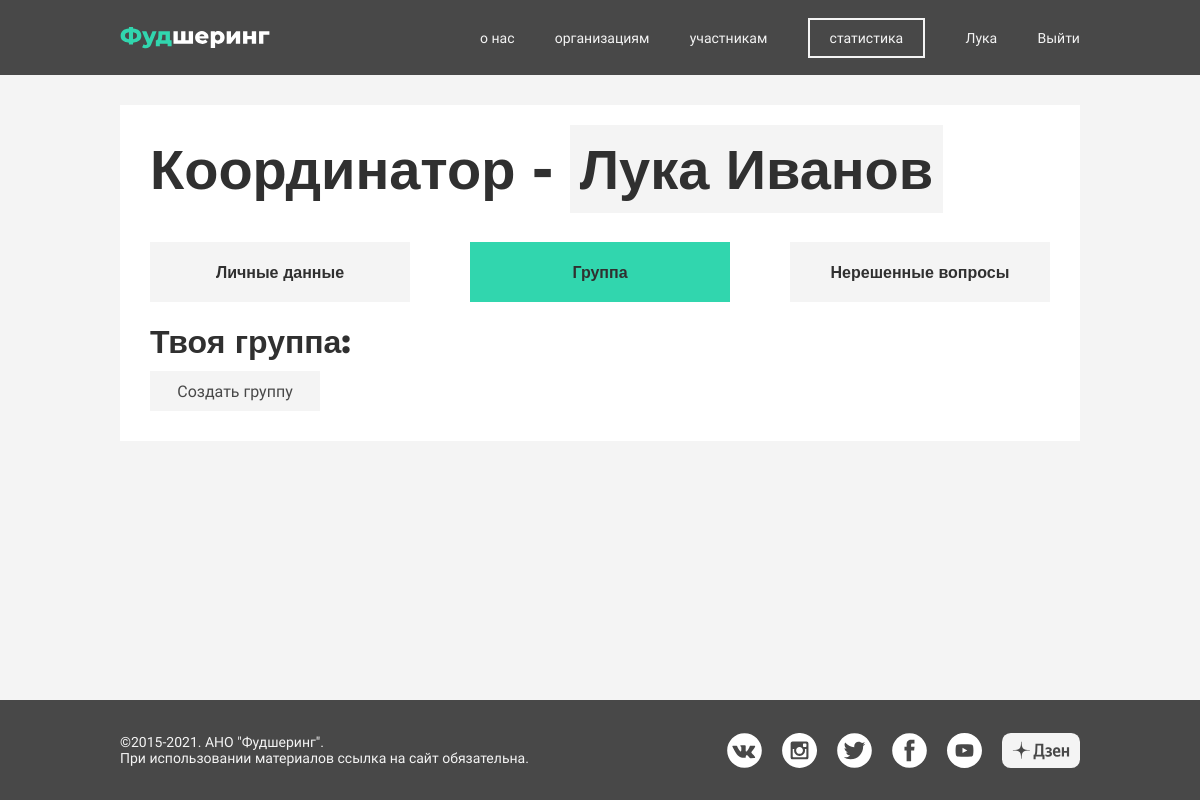
The app's page /cabinet/ (signed in), older data.
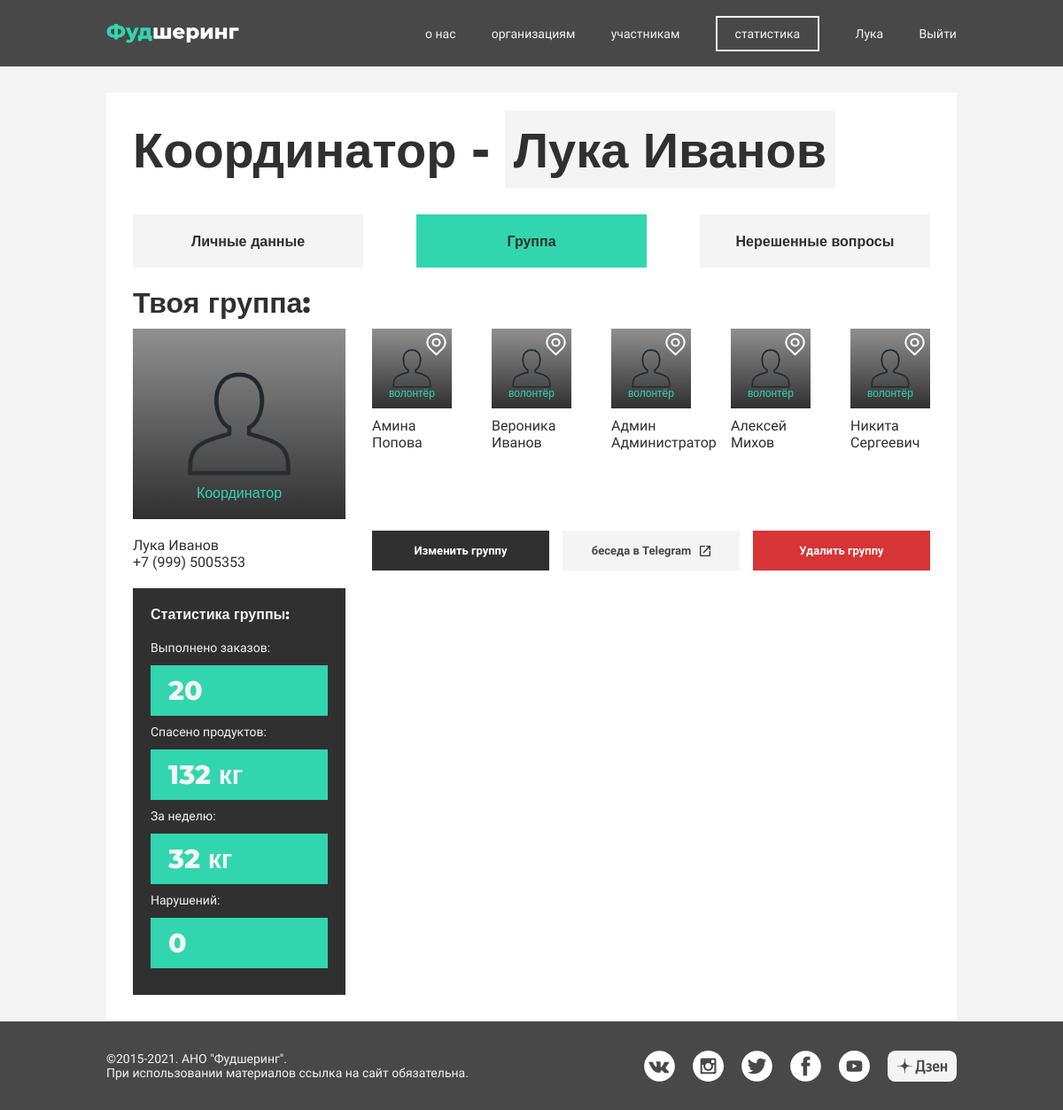
The same page, newer data.
### authapp/models.py (models this page shows, shortened)
class UserProfile(AbstractUser):
    email = models.EmailField(verbose_name='Почта')
    first_name = models.CharField(verbose_name='Имя', max_length=128)
    last_name = models.CharField(verbose_name='Фамилия', max_length=128)
    status = models.CharField(verbose_name='Статус', choices=Status.choices, default=Status.Volunteer, max_length=1)
    confirm = models.BooleanField(verbose_name='Подтверждён', default=False)
    address = models.CharField(verbose_name='Адрес', max_length=128)
    phone_number = models.CharField(max_length=12, verbose_name="Номер телефона")

### mainapp/models.py (models this page shows, shortened)
class Group(models.Model):
    name = models.CharField(verbose_name='название группы', max_length=128)
    users_volonter = models.ManyToManyField(UserProfile)
    user_coordintator = models.ForeignKey(UserProfile, on_delete=models.CASCADE, related_name='coordinator')

### mainapp/views.py (the view, shortened to what this page needs)
# urls.py: path('cabinet/', mainapp.cabinet, name='cabinet'),
def cabinet(request):
    if request.user.status == 'c':
        group = Group.objects.filter(user_coordintator=request.user)
        content = {
            'title': 'Личный кабинет | координатора',
            'group': group,
        }
        return render(request, 'mainapp/lk/coordinator.html', content)
    elif request.user.is_staff:
        content = {
            'title': 'Личный кабинет | Администратор',
        }
        return render(request, 'mainapp/lk/admin.html', content)
    else:
        content = {
            'title': 'Личный кабинет | Ошибка',
        }
        return render(request, 'mainapp/lk/error.html', content)

### mainapp/templates/mainapp/lk/coordinator.html (shortened to what this page needs)
{% extends 'mainapp/layouts/app.html' %}
{% load static %}
{% block content %}
    <div class="frame">
        <div class="content cabinet_frame">
            <div class="md-title h1">Координатор - <span
                    class="marked-text">{{ request.user.first_name }} {{ request.user.last_name }}</span></div>
            <br>
            <div class="cabinet_menu">
                <a href="{% url 'mainapp:profile' %}">
                    <div class="cabinet_menu-item h1"> Личные данные</div>
                </a>
                <div class="cabinet_menu-item h1 active">Группа</div>
                <div class="cabinet_menu-item h1"> Нерешенные вопросы</div>
            </div>
            <div class="cabinet-group">
                <div class="cabinet-group_title sm-title h1">Твоя группа:</div>
                {% for item in group %}
                    <div class="cabinet-group_content">
                        <div class="cabinet-group_content-coord">
                            <div class="cabinet-group_content_coord-image"
                                 style="background:linear-gradient(180deg, rgba(48, 48, 48, 0.5) 0%, #303030 100%), url('{% static 'images/user.png' %}') center no-repeat; background-size: cover">
                                Координатор
                            </div>
                            <div class="cabinet-group_content_coord-info">
                                <div class="cabinet-group_content_coord-name">
                                    {{ item.user_coordintator.first_name }} {{ item.user_coordintator.last_name }}
                                </div>
                                <div class="cabinet-group_content_coord-phone">+7 (999) 5005353</div>
                            </div>
                        </div>
                        <div class="cabinet-group_content-vol">
                            <div class="cabinet-group_voloneurs">
                                {% for volonters in item.users_volonter.all %}
                                    <div class="cabinet-group_voloteur ">
                                        <div class="cabinet-group_voloteur_image sm-text"
                                             style="background:linear-gradient(180deg, rgba(48, 48, 48, 0.5) 0%, #303030 100%), url('{% static 'images/user.png' %}') center no-repeat; background-size: cover">
                                            <div class="icon locate-icon">
                                            </div>
                                            <span>волонтёр</span>
                                        </div>
                                        <div class="cabinet-group_voloteur_info">
                                            {{ volonters.first_name }} {{ volonters.last_name }}
                                        </div>
                                    </div>
                                {% endfor %}
                            </div>
                            <div class="cabinet-group_buttons_row">
                                <a href="{% url 'mainapp:edit_group' item.id %}"><div class="button cabinet_button button_black">Изменить группу</div></a>
                                <div class="button cabinet_button">
                                    беседа в Telegram
                                </div>
                                <a href="{% url 'mainapp:delete_group' item.id %}"> <div class="button cabinet_button button_red">Удалить группу</div></a>
                            </div>
                        </div>
                    </div>
                <div class="cabinet-group_content">
                    <div class="cabinet-group_content-coord">
                        <div class="cabinet-group_content_group-statistic">
                            <div class="cabinet-group_content_statistic-title h1">Статистика группы:</div>
                            <div class="cabinet-group_content_statistic-info">
                                <div class="cabinet-group_content_statistic_row">
                                    <div class="md-text">Выполнено заказов:</div>
                                    <div class="main_right_statistic-card_info_text h1">20</div>
                                </div>
                                <div class="cabinet-group_content_statistic_row">
                                    <div class="md-text">Спасено продуктов:</div>
                                    <div class="main_right_statistic-card_info_text h1">132 кг</div>
                                </div>
                                <div class="cabinet-group_content_statistic_row">
                                    <div class="md-text">За неделю:</div>
                                    <div class="main_right_statistic-card_info_text h1">32 кг</div>
                                </div>
                                <div class="cabinet-group_content_statistic_row">
                                    <div class="md-text">Нарушений:</div>
                                    <div class="main_right_statistic-card_info_text h1">0</div>
                                </div>
                            </div>
                        </div>
                    </div>
                    <div class="cabinet-group_content-vol"></div>
                </div>
                {% endfor %}
                {% if not group %}
                    <a href="{% url 'mainapp:create_group' %}" class="button">Создать группу</a>
                {% endif%}
            </div>
        </div>
    </div>
{% endblock %}

### mainapp/templates/mainapp/layouts/app.html (shortened to what this page needs)
{% load static %}
<!doctype html>
<html lang="ru">
<head>
    <link href="https://cdn.jsdelivr.net/npm/select2@4.1.0-rc.0/dist/css/select2.min.css" rel="stylesheet"/>
    <link rel="stylesheet" href="{% static 'css/main.css' %}">
</head>
<body>
<div class="menu">
    <div class="content  menu_content">
        <div class="menu_left">
            <a href="{% url 'mainapp:index' %}">
                <div class="menu_left_logo">
                </div>
            </a>
        </div>
        <div class="menu_right">
            <div class="menu_right_li"><a href="{% url 'mainapp:about' %}">о нас</a></div>
            <div class="menu_right_li"><a href="{% url 'mainapp:organizations' %}">организациям</a></div>
            <div class="menu_right_li"><a href="{% url 'mainapp:participants' %}">участникам</a></div>
            <div class="menu_right_li  statistic_button"><a href="#">статистика</a></div>
            {% if not user.is_authenticated %}
                <div class="menu_right_li"><a href="{% url 'authapp:register' %}">регистрация</a></div>
                <div class="menu_right_li"><a href="{% url 'authapp:login' %}">вход</a></div>
            {% else %}
                <div class="menu_right_li"><a href="{% url 'mainapp:cabinet' %}">{{ request.user.first_name }}</a></div>
                <div class="menu_right_li"><a href="{% url 'authapp:logout' %}">Выйти</a></div>
            {% endif %}
        </div>
    </div>
</div>
{% block content %}
{% endblock %}
<div class="footer">
    <div class="content footer_content">
        <div class="footer_item footer_left">
            <span>©2015-2021. АНО "Фудшеринг".</span>
            <span>При использовании материалов ссылка на сайт обязательна.</span>
        </div>
        <div class="footer_item footer_right">
            <a href="https://vk.com/foodsharing_msk">
                <div class="social_logo"
                     style="background: url('{% static 'icons/footer/vk.svg' %}') center no-repeat; background-size: cover"></div>
            </a>
            <a href="https://www.instagram.com/ano_foodsharing/">
                <div class="social_logo"
                     style="background: url('{% static 'icons/footer/inst.svg' %}') center no-repeat; background-size: cover"></div>
            </a>
            <a href="https://twitter.com/foodsharing_msk">
                <div class="social_logo"
                     style="background: url('{% static 'icons/footer/tt.svg' %}') center no-repeat; background-size: cover"></div>
            </a>
            <a href="https://www.facebook.com/foodsharingmsk/">
                <div class="social_logo"
                     style="background: url('{% static 'icons/footer/fb.svg' %}') center no-repeat; background-size: cover"></div>
            </a>
            <a href="https://www.youtube.com/channel/UCrKJ9f1ACPckgOPgE67tW5g">
                <div class="social_logo"
                     style="background: url('{% static 'icons/footer/yt.svg' %}') center no-repeat; background-size: cover"></div>
            </a>
            <a href="https://zen.yandex.ru/id/5ab3ac5ea815f1e1f0a0148d">
                <div class="social_logo social_logo_zen">
                </div>
            </a>
        </div>
    </div>
</div>
</body>
</html>

### static/css/main.css (style rules this page uses)
body { margin: 0; background: #F4F4F4; color: #303030; font-family: "Raleway", sans-serif; }
div, input { box-sizing: border-box; }
a { text-decoration: none; color: #303030; }
.h1 { font-family: "Montserrat", sans-serif; font-weight: 800; }
.marked-text { padding: 10px; background: #F4F4F4; }
.md-title { font-size: 56px; }
.sm-title { font-size: 32px; }
.md-text { font-size: 14px; }
.sm-text { font-size: 12px; }
.button { width: 170px; height: 40px; display: flex; justify-content: center; align-items: center; background: #F4F4F4; cursor: pointer; transition: 200ms; text-decoration: none; color: #484848; }
.button_black { background: #303030; color: #FFFFFF; }
.button_red { background: #d63435; color: #FFFFFF; }
.menu { width: 100%; background: #484848; height: 75px; display: flex; justify-content: center; align-items: center; margin-bottom: 30px; }
.menu_content, .footer_content { display: flex; justify-content: space-between; align-items: center; }
.menu_left_logo { display: flex; justify-content: center; align-items: center; height: 50px; width: 150px; }
.menu_right { width: 600px; font-size: 14px; display: flex; justify-content: space-between; align-items: center; color: #F4F4F4; }
.menu_right_li a { text-decoration: none; color: #F4F4F4; }
.statistic_button { box-sizing: content-box; border: 2px solid #F4F4F4; padding: 10px 20px; }
.footer { position: fixed; bottom: 0; height: 100px; width: 100%; background: #484848; color: #F4F4F4; display: flex; align-items: center; justify-content: center; font-size: 14px; z-index: 10; }
.footer_item { display: flex; }
.footer_left { flex-direction: column; }
.social_logo { margin-left: 20px; width: 35px; height: 35px; transition: 100ms ease-out; }
.social_logo_zen { width: 78px; display: flex; justify-content: center; align-items: center; }
.frame { width: 100%; display: flex; justify-content: center; }
.content { width: 960px; }
.main_right_statistic-card_info_text { box-sizing: content-box; background: #31D6AE; color: #F4F4F4; font-size: 30px; padding: 10px 20px; z-index: 2; }
.cabinet_frame { background: #ffffff; padding: 30px; margin-bottom: 80px; }
.cabinet_menu { width: 100%; margin: 20px 0; display: flex; justify-content: space-between; align-items: center; }
.cabinet_menu-item { width: 260px; height: 60px; display: flex; justify-content: center; align-items: center; background: #F4F4F4; cursor: pointer; }
.cabinet_menu-item.active { background: #31D6AE; }
.cabinet-group_title { margin-bottom: 10px; }
.cabinet-group_content { display: flex; justify-content: space-between; margin-bottom: 20px; }
.cabinet-group_content_coord-image, .cabinet-group_voloteur_image { display: flex; justify-content: center; align-items: flex-end; font-family: "Montserrat", sans-serif; color: #31D6AE; }
.cabinet-group_content_coord-image { height: 215px; width: 240px; background: #303030; margin-bottom: 20px; padding: 20px; }
.cabinet-group_content-vol { width: 630px; display: flex; flex-direction: column; justify-content: space-between; }
.cabinet-group_voloneurs { display: flex; justify-content: space-between; }
.cabinet-group_voloteur { width: 90px; }
.cabinet-group_voloteur_image { position: relative; height: 90px; padding: 10px; background: #303030; margin-bottom: 10px; }
.cabinet-group_voloteur_image .icon { position: absolute; }
.cabinet-group_voloteur_image .locate-icon { top:0; right: 0; }
.cabinet_button { width: 200px; height: 45px; font-size: 13px; display: flex; justify-content: center; text-align: center; align-items: center; font-weight: bold; }
.cabinet_button svg { margin-left: 10px; }
.cabinet-group_buttons_row { display: flex; justify-content: space-between; margin-top: 20px; }
.cabinet-group_content_statistic_row { height: 85px; display: flex; flex-direction: column; justify-content: space-between; margin-bottom: 10px; }
.cabinet-group_content_statistic-title { margin-bottom: 20px; }
.cabinet-group_content_group-statistic { width: 240px; padding: 20px; background: #303030; color: #F4F4F4; display: flex; flex-direction: column; justify-content: center; }

Row changes from the older to the newer data that the page shows:
added Group: user_coordintator.first_name "Лука", user_coordintator.last_name "Иванов"
now on this page (row unchanged): UserProfile: first_name "Амина", last_name "Попова"
now on this page (row unchanged): UserProfile: first_name "Вероника", last_name "Иванов"
now on this page (row edited): UserProfile: first_name "Админ", last_name "Администратор"
now on this page (row unchanged): UserProfile: first_name "Алексей", last_name "Михов"
now on this page (row unchanged): UserProfile: first_name "Никита", last_name "Сергеевич"
Text that changed along with them:
text no longer shown: "Создать группу"
